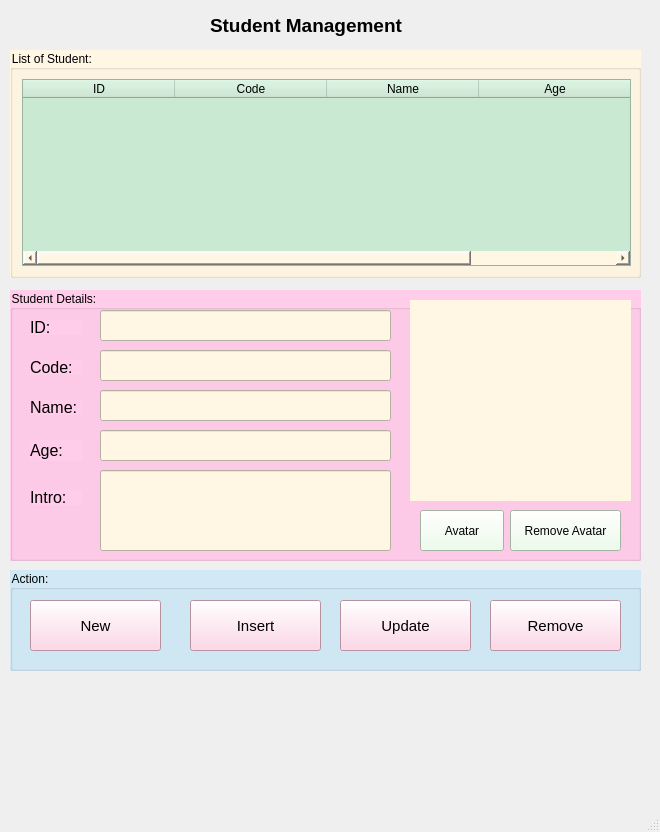
<?xml version="1.0" encoding="UTF-8"?>
<ui version="4.0">
 <class>MainWindow</class>
 <widget class="QMainWindow" name="MainWindow">
  <property name="geometry">
   <rect>
    <x>0</x>
    <y>0</y>
    <width>660</width>
    <height>832</height>
   </rect>
  </property>
  <property name="windowTitle">
   <string>MainWindow</string>
  </property>
  <widget class="QWidget" name="centralwidget">
   <widget class="QLabel" name="labelTitle">
    <property name="geometry">
     <rect>
      <x>210</x>
      <y>0</y>
      <width>231</width>
      <height>51</height>
     </rect>
    </property>
    <property name="font">
     <font>
      <pointsize>14</pointsize>
      <weight>75</weight>
      <bold>true</bold>
     </font>
    </property>
    <property name="text">
     <string>Student Management</string>
    </property>
   </widget>
   <widget class="QGroupBox" name="groupBoxListStudent">
    <property name="geometry">
     <rect>
      <x>10</x>
      <y>50</y>
      <width>631</width>
      <height>228</height>
     </rect>
    </property>
    <property name="styleSheet">
     <string notr="true">background: rgb(255, 246, 227);</string>
    </property>
    <property name="title">
     <string>List of Student: </string>
    </property>
    <layout class="QVBoxLayout" name="verticalLayout">
     <item alignment="Qt::AlignVCenter">
      <widget class="QTableWidget" name="tableWidgetListStudent">
       <property name="minimumSize">
        <size>
         <width>609</width>
         <height>0</height>
        </size>
       </property>
       <property name="styleSheet">
        <string notr="true">background: rgb(201, 233, 210);</string>
       </property>
       <attribute name="horizontalHeaderCascadingSectionResizes">
        <bool>false</bool>
       </attribute>
       <attribute name="horizontalHeaderDefaultSectionSize">
        <number>152</number>
       </attribute>
       <attribute name="horizontalHeaderShowSortIndicator" stdset="0">
        <bool>false</bool>
       </attribute>
       <column>
        <property name="text">
         <string>ID</string>
        </property>
        <property name="textAlignment">
         <set>AlignCenter</set>
        </property>
       </column>
       <column>
        <property name="text">
         <string>Code</string>
        </property>
        <property name="textAlignment">
         <set>AlignCenter</set>
        </property>
       </column>
       <column>
        <property name="text">
         <string>Name</string>
        </property>
        <property name="textAlignment">
         <set>AlignCenter</set>
        </property>
       </column>
       <column>
        <property name="text">
         <string>Age</string>
        </property>
        <property name="textAlignment">
         <set>AlignCenter</set>
        </property>
       </column>
      </widget>
     </item>
    </layout>
   </widget>
   <widget class="QGroupBox" name="groupBoxDetails">
    <property name="geometry">
     <rect>
      <x>10</x>
      <y>290</y>
      <width>631</width>
      <height>271</height>
     </rect>
    </property>
    <property name="styleSheet">
     <string notr="true">background: rgb(255, 204, 234);</string>
    </property>
    <property name="title">
     <string>Student Details:</string>
    </property>
    <widget class="QLabel" name="labelID">
     <property name="geometry">
      <rect>
       <x>20</x>
       <y>30</y>
       <width>52</width>
       <height>15</height>
      </rect>
     </property>
     <property name="font">
      <font>
       <pointsize>12</pointsize>
      </font>
     </property>
     <property name="text">
      <string>ID:</string>
     </property>
    </widget>
    <widget class="QLineEdit" name="lineEditID">
     <property name="geometry">
      <rect>
       <x>90</x>
       <y>20</y>
       <width>291</width>
       <height>31</height>
      </rect>
     </property>
     <property name="styleSheet">
      <string notr="true">background: rgb(255, 246, 227);</string>
     </property>
    </widget>
    <widget class="QLineEdit" name="lineEditCode">
     <property name="geometry">
      <rect>
       <x>90</x>
       <y>60</y>
       <width>291</width>
       <height>31</height>
      </rect>
     </property>
     <property name="styleSheet">
      <string notr="true">background: rgb(255, 246, 227);</string>
     </property>
    </widget>
    <widget class="QLabel" name="labelCode">
     <property name="geometry">
      <rect>
       <x>20</x>
       <y>70</y>
       <width>52</width>
       <height>15</height>
      </rect>
     </property>
     <property name="font">
      <font>
       <pointsize>12</pointsize>
      </font>
     </property>
     <property name="text">
      <string>Code:</string>
     </property>
    </widget>
    <widget class="QLineEdit" name="lineEditName">
     <property name="geometry">
      <rect>
       <x>90</x>
       <y>100</y>
       <width>291</width>
       <height>31</height>
      </rect>
     </property>
     <property name="styleSheet">
      <string notr="true">background: rgb(255, 246, 227);</string>
     </property>
    </widget>
    <widget class="QLabel" name="labelName">
     <property name="geometry">
      <rect>
       <x>20</x>
       <y>110</y>
       <width>52</width>
       <height>15</height>
      </rect>
     </property>
     <property name="font">
      <font>
       <pointsize>12</pointsize>
      </font>
     </property>
     <property name="text">
      <string>Name:</string>
     </property>
    </widget>
    <widget class="QLineEdit" name="lineEditAge">
     <property name="geometry">
      <rect>
       <x>90</x>
       <y>140</y>
       <width>291</width>
       <height>31</height>
      </rect>
     </property>
     <property name="styleSheet">
      <string notr="true">background: rgb(255, 246, 227);</string>
     </property>
    </widget>
    <widget class="QLabel" name="labelAge">
     <property name="geometry">
      <rect>
       <x>20</x>
       <y>150</y>
       <width>52</width>
       <height>21</height>
      </rect>
     </property>
     <property name="font">
      <font>
       <pointsize>12</pointsize>
      </font>
     </property>
     <property name="text">
      <string>Age:</string>
     </property>
    </widget>
    <widget class="QLineEdit" name="lineEditIntro">
     <property name="geometry">
      <rect>
       <x>90</x>
       <y>180</y>
       <width>291</width>
       <height>81</height>
      </rect>
     </property>
     <property name="styleSheet">
      <string notr="true">background: rgb(255, 246, 227);</string>
     </property>
    </widget>
    <widget class="QLabel" name="labelIntro">
     <property name="geometry">
      <rect>
       <x>20</x>
       <y>200</y>
       <width>52</width>
       <height>15</height>
      </rect>
     </property>
     <property name="font">
      <font>
       <pointsize>12</pointsize>
      </font>
     </property>
     <property name="text">
      <string>Intro:</string>
     </property>
    </widget>
    <widget class="QPushButton" name="pushButtonRemoveAvatar">
     <property name="geometry">
      <rect>
       <x>500</x>
       <y>220</y>
       <width>111</width>
       <height>41</height>
      </rect>
     </property>
     <property name="styleSheet">
      <string notr="true">background: rgb(231, 251, 230);</string>
     </property>
     <property name="text">
      <string>Remove Avatar</string>
     </property>
    </widget>
    <widget class="QPushButton" name="pushButtonAvatar">
     <property name="geometry">
      <rect>
       <x>410</x>
       <y>220</y>
       <width>84</width>
       <height>41</height>
      </rect>
     </property>
     <property name="styleSheet">
      <string notr="true">background: rgb(231, 251, 230);</string>
     </property>
     <property name="text">
      <string>Avatar</string>
     </property>
    </widget>
    <widget class="QLabel" name="labelPicture">
     <property name="geometry">
      <rect>
       <x>400</x>
       <y>10</y>
       <width>221</width>
       <height>201</height>
      </rect>
     </property>
     <property name="styleSheet">
      <string notr="true">background: rgb(255, 246, 227);</string>
     </property>
     <property name="text">
      <string/>
     </property>
     <property name="pixmap">
      <pixmap>images/ic_picture.png</pixmap>
     </property>
     <property name="scaledContents">
      <bool>true</bool>
     </property>
    </widget>
   </widget>
   <widget class="QGroupBox" name="groupBoxAction">
    <property name="geometry">
     <rect>
      <x>10</x>
      <y>570</y>
      <width>631</width>
      <height>101</height>
     </rect>
    </property>
    <property name="styleSheet">
     <string notr="true">background: rgb(209, 233, 246);</string>
    </property>
    <property name="title">
     <string>Action:</string>
    </property>
    <widget class="QPushButton" name="pushButtonNew">
     <property name="geometry">
      <rect>
       <x>20</x>
       <y>30</y>
       <width>131</width>
       <height>51</height>
      </rect>
     </property>
     <property name="font">
      <font>
       <pointsize>11</pointsize>
      </font>
     </property>
     <property name="styleSheet">
      <string notr="true">background: rgb(255, 204, 225)</string>
     </property>
     <property name="text">
      <string>New</string>
     </property>
     <property name="icon">
      <iconset>
       <normaloff>images/ic_new.png</normaloff>images/ic_new.png</iconset>
     </property>
     <property name="iconSize">
      <size>
       <width>22</width>
       <height>22</height>
      </size>
     </property>
    </widget>
    <widget class="QPushButton" name="pushButtonInsert">
     <property name="geometry">
      <rect>
       <x>180</x>
       <y>30</y>
       <width>131</width>
       <height>51</height>
      </rect>
     </property>
     <property name="font">
      <font>
       <pointsize>11</pointsize>
      </font>
     </property>
     <property name="styleSheet">
      <string notr="true">background: rgb(255, 204, 225)</string>
     </property>
     <property name="text">
      <string>Insert</string>
     </property>
     <property name="icon">
      <iconset>
       <normaloff>images/ic_save.png</normaloff>images/ic_save.png</iconset>
     </property>
     <property name="iconSize">
      <size>
       <width>22</width>
       <height>22</height>
      </size>
     </property>
    </widget>
    <widget class="QPushButton" name="pushButtonUpdate">
     <property name="geometry">
      <rect>
       <x>330</x>
       <y>30</y>
       <width>131</width>
       <height>51</height>
      </rect>
     </property>
     <property name="font">
      <font>
       <pointsize>11</pointsize>
      </font>
     </property>
     <property name="styleSheet">
      <string notr="true">background: rgb(255, 204, 225)</string>
     </property>
     <property name="text">
      <string>Update</string>
     </property>
     <property name="icon">
      <iconset>
       <normaloff>images/ic_update.png</normaloff>images/ic_update.png</iconset>
     </property>
     <property name="iconSize">
      <size>
       <width>22</width>
       <height>22</height>
      </size>
     </property>
    </widget>
    <widget class="QPushButton" name="pushButtonRemove">
     <property name="geometry">
      <rect>
       <x>480</x>
       <y>30</y>
       <width>131</width>
       <height>51</height>
      </rect>
     </property>
     <property name="font">
      <font>
       <pointsize>11</pointsize>
      </font>
     </property>
     <property name="styleSheet">
      <string notr="true">background: rgb(255, 204, 225)</string>
     </property>
     <property name="text">
      <string>Remove</string>
     </property>
     <property name="icon">
      <iconset>
       <normaloff>images/ic_delete.png</normaloff>images/ic_delete.png</iconset>
     </property>
     <property name="iconSize">
      <size>
       <width>22</width>
       <height>22</height>
      </size>
     </property>
    </widget>
   </widget>
  </widget>
  <widget class="QMenuBar" name="menubar">
   <property name="geometry">
    <rect>
     <x>0</x>
     <y>0</y>
     <width>660</width>
     <height>25</height>
    </rect>
   </property>
  </widget>
  <widget class="QStatusBar" name="statusbar"/>
 </widget>
 <resources/>
 <connections/>
</ui>
